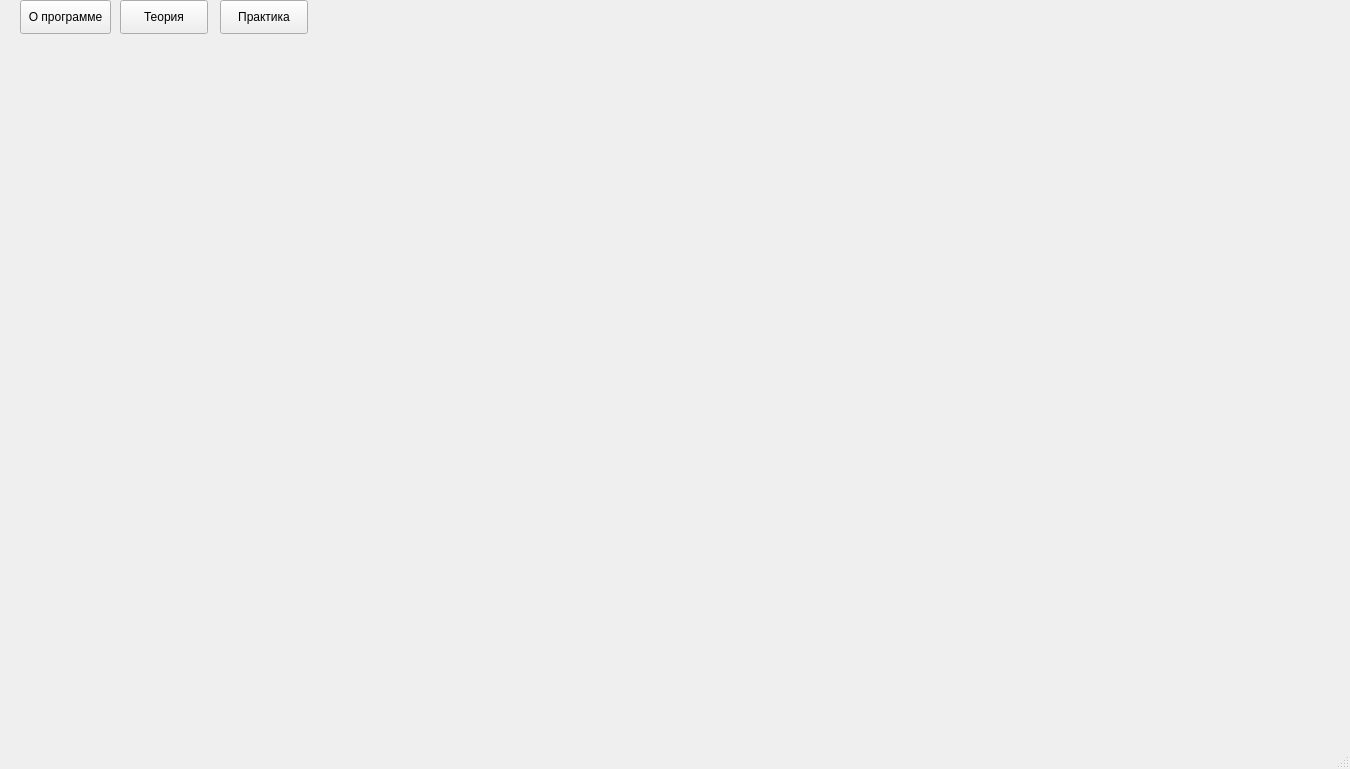
<?xml version="1.0" encoding="UTF-8"?>
<ui version="4.0">
 <class>MainWindow</class>
 <widget class="QMainWindow" name="MainWindow">
  <property name="geometry">
   <rect>
    <x>0</x>
    <y>0</y>
    <width>1350</width>
    <height>769</height>
   </rect>
  </property>
  <property name="windowTitle">
   <string>MainWindow</string>
  </property>
  <widget class="QWidget" name="centralwidget">
   <widget class="QStackedWidget" name="stackedWidget">
    <property name="geometry">
     <rect>
      <x>10</x>
      <y>50</y>
      <width>1331</width>
      <height>711</height>
     </rect>
    </property>
   </widget>
   <widget class="QPushButton" name="theory_change">
    <property name="geometry">
     <rect>
      <x>120</x>
      <y>0</y>
      <width>88</width>
      <height>34</height>
     </rect>
    </property>
    <property name="text">
     <string>Теория</string>
    </property>
   </widget>
   <widget class="QPushButton" name="practice_change">
    <property name="geometry">
     <rect>
      <x>220</x>
      <y>0</y>
      <width>88</width>
      <height>34</height>
     </rect>
    </property>
    <property name="text">
     <string>Практика</string>
    </property>
   </widget>
   <widget class="QPushButton" name="about_program_change">
    <property name="geometry">
     <rect>
      <x>20</x>
      <y>0</y>
      <width>91</width>
      <height>34</height>
     </rect>
    </property>
    <property name="text">
     <string>О программе</string>
    </property>
   </widget>
  </widget>
  <widget class="QStatusBar" name="statusbar"/>
 </widget>
 <resources/>
 <connections/>
</ui>
